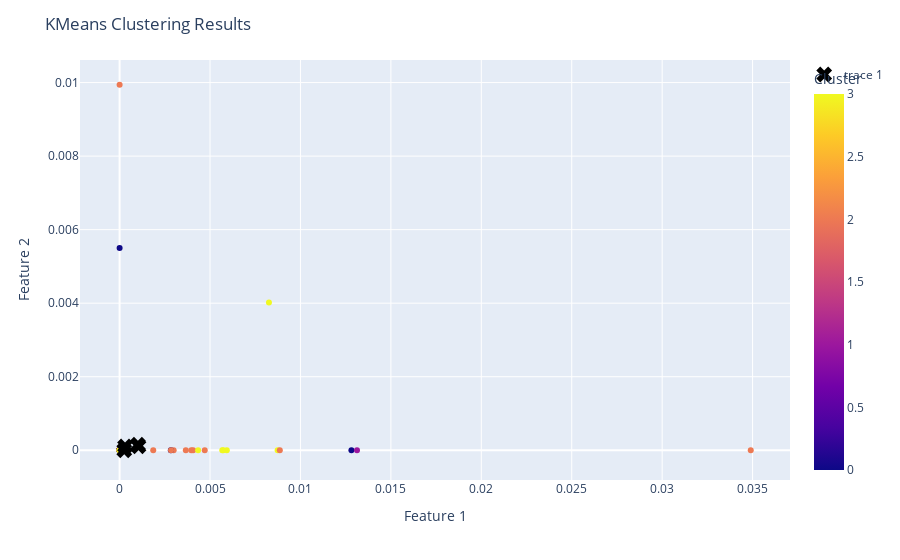

The cell this chart's notebook holds for it:
### Code cell
import plotly.express as px

# Create a DataFrame with the data and cluster labels
df_clustered = pd.DataFrame({'Feature 1': X[:, 0], 'Feature 2': X[:, 1], 'Cluster': labels})

# Create a scatter plot with colors based on cluster labels
fig = px.scatter(df_clustered, x='Feature 1', y='Feature 2', color='Cluster')

# Add markers for the cluster centroids
fig.add_scatter(x=centroids[:, 0], y=centroids[:, 1], mode='markers', marker=dict(size=14, color='black', symbol='x'))

# Set axis labels and title
fig.update_layout(xaxis_title='Feature 1', yaxis_title='Feature 2', title='KMeans Clustering Results')

# Show the plot
fig.show()

### Figure 1 — Plotly figure (JSON) as saved in the notebook; plotly's stock layout.template omitted (floating-point values rounded to 4 significant figures; data arrays with more than 128 entries replaced by an {"elided": "..."} marker saying what was removed)
{"data": [{"hovertemplate": "Feature 1=%{x}<br>Feature 2=%{y}<br>Cluster=%{marker.color}<extra></extra>", "legendgroup": "", "marker": {"color": {"elided": "207 int values"}, "coloraxis": "coloraxis", "symbol": "circle"}, "mode": "markers", "name": "", "orientation": "v", "showlegend": false, "type": "scatter", "x": {"elided": "207 float values"}, "xaxis": "x", "y": {"elided": "207 float values"}, "yaxis": "y"}, {"marker": {"color": "black", "size": 14, "symbol": "x"}, "mode": "markers", "type": "scatter", "x": [0.000301, 0.0002574, 0.001013, 0.001045], "y": [0.0001058, -6.776e-20, 0.0001484, 0.0001086]}], "layout": {"coloraxis": {"colorbar": {"title": {"text": "Cluster"}}, "colorscale": [[0, "#0d0887"], [0.1111, "#46039f"], [0.2222, "#7201a8"], [0.3333, "#9c179e"], [0.4444, "#bd3786"], [0.5556, "#d8576b"], [0.6667, "#ed7953"], [0.7778, "#fb9f3a"], [0.8889, "#fdca26"], [1, "#f0f921"]]}, "legend": {"tracegroupgap": 0}, "margin": {"t": 60}, "title": {"text": "KMeans Clustering Results"}, "xaxis": {"anchor": "y", "domain": [0, 1], "title": {"text": "Feature 1"}}, "yaxis": {"anchor": "x", "domain": [0, 1], "title": {"text": "Feature 2"}}}}
